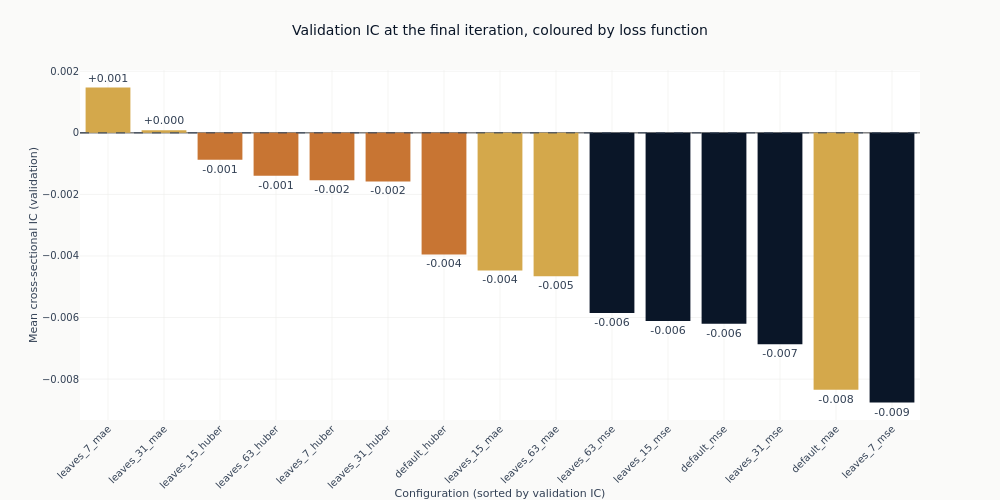

The cell this chart's notebook holds for it:
### Markdown cell above
### Whether the loss function is what separates them

The curves are coloured by objective because that is the axis with a mechanism behind it. If
heavy tails are steering the squared-error fits, the three colours should separate, and they
should separate more as trees are added, since each additional tree is fitted to the residuals
the previous ones left.

The chart below drops the checkpoint dimension by taking each configuration's final state, so
every configuration is compared at the same amount of training. That is the comparison that does
not require choosing anything after the fact.

### Code cell
final_iteration = int(catalog.get_column("checkpoint_value").max())
final = (
    catalog.filter(pl.col("checkpoint_value") == final_iteration)
    .filter("full_coverage")
    .with_columns(objective=pl.col("config_name").map_elements(objective_of, return_dtype=pl.Utf8))
    .sort("ic_mean", descending=True)
)

fig_obj = go.Figure(
    go.Bar(
        x=final.get_column("config_name").to_list(),
        y=final.get_column("ic_mean").to_list(),
        marker_color=[objectives[value] for value in final.get_column("objective")],
        text=[f"{value:+.3f}" for value in final.get_column("ic_mean")],
        textposition="outside",
        cliponaxis=False,
    )
)
fig_obj.add_hline(y=0, line_width=1, line_dash="dash", line_color=COLORS["neutral"])
fig_obj.update_layout(
    title="Validation IC at the final iteration, coloured by loss function",
    height=500,
    width=1000,
    showlegend=False,
    margin=dict(t=70),
)
fig_obj.update_xaxes(title_text="Configuration (sorted by validation IC)", tickangle=-45)
fig_obj.update_yaxes(title_text="Mean cross-sectional IC (validation)")
show_plotly_with_alt(
    fig_obj,
    "Bar chart of mean validation information coefficient for every full-coverage configuration "
    "at its final boosting iteration, sorted descending and coloured by loss function, against a "
    "dashed zero line. Almost every bar hangs below the line, with one short bar just above it. "
    "Copper Huber bars are the shortest and sit at the left of the ranking, blue squared-error "
    "bars are the longest and sit at the right, and amber absolute-error bars fall between them "
    "and at both ends, so the loss function orders the configurations more than the leaf count "
    "does.",
)

### Figure 1 — Plotly figure (JSON) as saved in the notebook; plotly's stock layout.template omitted (floating-point values rounded to 4 significant figures)
{"data": [{"cliponaxis": false, "marker": {"color": ["#D4A84B", "#D4A84B", "#C87533", "#C87533", "#C87533", "#C87533", "#C87533", "#D4A84B", "#D4A84B", "#0a1628", "#0a1628", "#0a1628", "#0a1628", "#D4A84B", "#0a1628"]}, "text": ["+0.001", "+0.000", "-0.001", "-0.001", "-0.002", "-0.002", "-0.004", "-0.004", "-0.005", "-0.006", "-0.006", "-0.006", "-0.007", "-0.008", "-0.009"], "textposition": "outside", "type": "bar", "x": ["leaves_7_mae", "leaves_31_mae", "leaves_15_huber", "leaves_63_huber", "leaves_7_huber", "leaves_31_huber", "default_huber", "leaves_15_mae", "leaves_63_mae", "leaves_63_mse", "leaves_15_mse", "default_mse", "leaves_31_mse", "default_mae", "leaves_7_mse"], "y": [0.001473, 8.541e-05, -0.0008715, -0.001394, -0.001541, -0.001579, -0.003951, -0.004471, -0.004658, -0.005855, -0.006114, -0.006201, -0.006869, -0.008347, -0.00876]}], "layout": {"height": 500, "margin": {"t": 70}, "shapes": [{"line": {"color": "#334155", "dash": "dash", "width": 1}, "type": "line", "x0": 0, "x1": 1, "xref": "x domain", "y0": 0, "y1": 0, "yref": "y"}], "showlegend": false, "title": {"text": "Validation IC at the final iteration, coloured by loss function"}, "width": 1000, "xaxis": {"tickangle": -45, "title": {"text": "Configuration (sorted by validation IC)"}}, "yaxis": {"title": {"text": "Mean cross-sectional IC (validation)"}}}}
